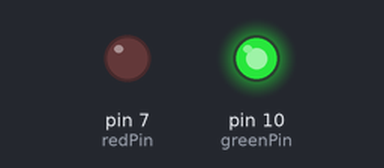
A sketch run on a simulated Arduino Uno, built with avr-gcc and run on an emulated ATmega328P. Shown: output pins drawn as LEDs (lit = HIGH).

Above: at 22.5 s.
At 40.0 s:
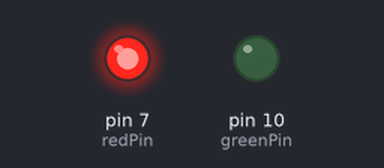
Timing chart, 0 to 60.5 s (numbered marks = the images above):
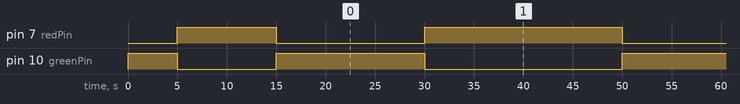

Measured:
- by itself, pin 7 (redPin): alternates HIGH for 20.0 s and LOW for 15.0 s
- by itself, pin 10 (greenPin): repeats every 35.0 s: HIGH 15.0 s, LOW 20.0 s
- by itself, everything shown: repeats every 35.0 s, in 3 steps

The sketch:

Semafor.ino
```cpp
const int redPin = 7;
const int greenPin = 10;

void setup() {
  pinMode(redPin, OUTPUT);
  pinMode(greenPin, OUTPUT);

  digitalWrite(greenPin, HIGH); // Începem cu verde aprins
  delay(5000); // Așteptăm 5 secunde
  digitalWrite(greenPin, LOW);  // Oprim verdele

  digitalWrite(redPin, HIGH);   // Aprindem roșul
  delay(10000); // Așteptăm 5 secunde
  digitalWrite(redPin, LOW);    // Oprim roșul
}

void loop() {
  // Aici putem adăuga un ciclu continuu, dacă vrem să repete aceleași secvențe
  digitalWrite(greenPin, HIGH);
  delay(15000);  // Verde aprins 5 secunde
  digitalWrite(greenPin, LOW);

  digitalWrite(redPin, HIGH);
  delay(20000);  // Roșu aprins 5 secunde
  digitalWrite(redPin, LOW);
}
```
